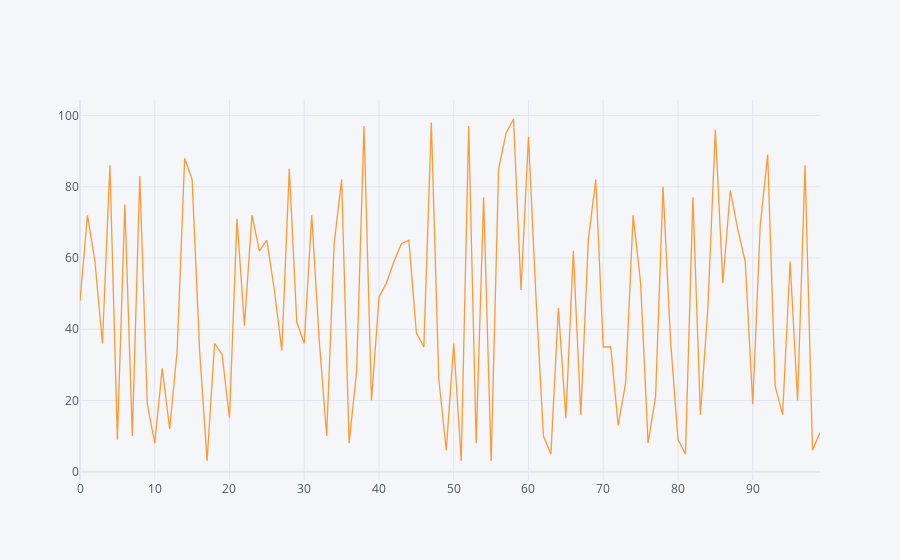

Write notebook code for a chart like this one.
### Code cell
df1.iplot()

### Figure 1 — Plotly figure (JSON) as saved in the notebook; plotly's stock layout.template omitted (floating-point values rounded to 4 significant figures)
{"data": [{"line": {"color": "rgba(255, 153, 51, 1.0)", "dash": "solid", "shape": "linear", "width": 1.3}, "mode": "lines", "name": "0", "text": "", "type": "scatter", "x": [0, 1, 2, 3, 4, 5, 6, 7, 8, 9, 10, 11, 12, 13, 14, 15, 16, 17, 18, 19, 20, 21, 22, 23, 24, 25, 26, 27, 28, 29, 30, 31, 32, 33, 34, 35, 36, 37, 38, 39, 40, 41, 42, 43, 44, 45, 46, 47, 48, 49, 50, 51, 52, 53, 54, 55, 56, 57, 58, 59, 60, 61, 62, 63, 64, 65, 66, 67, 68, 69, 70, 71, 72, 73, 74, 75, 76, 77, 78, 79, 80, 81, 82, 83, 84, 85, 86, 87, 88, 89, 90, 91, 92, 93, 94, 95, 96, 97, 98, 99], "y": [48, 72, 59, 36, 86, 9, 75, 10, 83, 19, 8, 29, 12, 34, 88, 82, 34, 3, 36, 33, 15, 71, 41, 72, 62, 65, 51, 34, 85, 42, 36, 72, 37, 10, 64, 82, 8, 28, 97, 20, 49, 53, 59, 64, 65, 39, 35, 98, 26, 6, 36, 3, 97, 8, 77, 3, 85, 95, 99, 51, 94, 49, 10, 5, 46, 15, 62, 16, 65, 82, 35, 35, 13, 25, 72, 53, 8, 21, 80, 37, 9, 5, 77, 16, 46, 96, 53, 79, 68, 59, 19, 69, 89, 24, 16, 59, 20, 86, 6, 11]}], "layout": {"legend": {"bgcolor": "#F5F6F9", "font": {"color": "#4D5663"}}, "paper_bgcolor": "#F5F6F9", "plot_bgcolor": "#F5F6F9", "title": {"font": {"color": "#4D5663"}}, "xaxis": {"gridcolor": "#E1E5ED", "showgrid": true, "tickfont": {"color": "#4D5663"}, "title": {"font": {"color": "#4D5663"}, "text": ""}, "zerolinecolor": "#E1E5ED"}, "yaxis": {"gridcolor": "#E1E5ED", "showgrid": true, "tickfont": {"color": "#4D5663"}, "title": {"font": {"color": "#4D5663"}, "text": ""}, "zerolinecolor": "#E1E5ED"}}}
